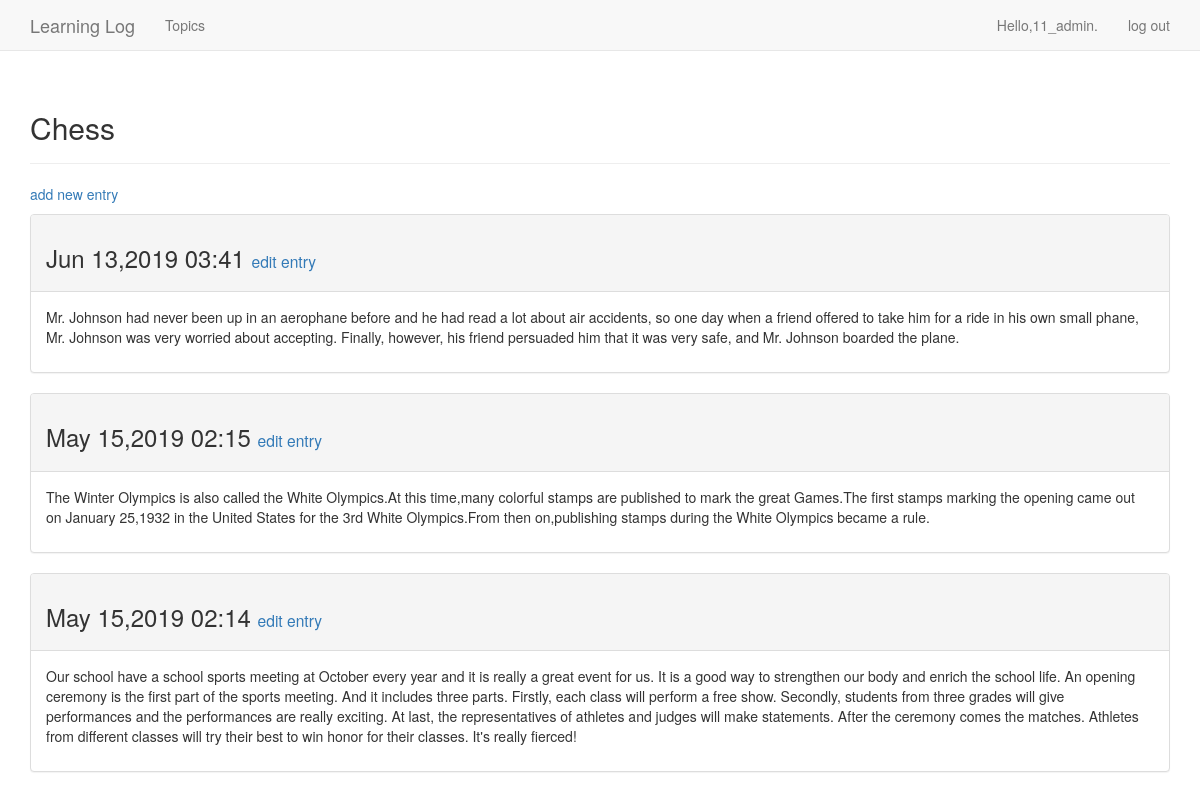
/topics/1 (signed in), run on the app's committed database.
### learning_logs/models.py (models this page shows, shortened)
class Topic(models.Model):
    text = models.CharField(max_length= 200)
    date_added = models.DateTimeField(auto_now_add=True)
    owner = models.ForeignKey(User)
    def __str__(self):
        return self.text

class Entry(models.Model):
    topic = models.ForeignKey(Topic, on_delete=models.CASCADE)
    text = models.TextField()
    date_added = models.DateTimeField(auto_now_add=True)
    class Meta:
        verbose_name_plural = 'entries'

### learning_logs/views.py (the view)
# urls.py: url(r'^topics/(?P<topic_id>\d+)$', views.topic, name='topic'),
@login_required
def topic(request, topic_id):
    topic = Topic.objects.get(id=topic_id)
    if topic.owner != request.user:
        raise Http404
    entries = topic.entry_set.order_by('-date_added')
    context = {'topic': topic, 'entries': entries}
    return render(request, 'learning_logs/topic.html', context)

### learning_logs/templates/learning_logs/topic.html
{% extends 'learning_logs/base.html' %}
{% block header %}
  <h2>{{ topic }}</h2>
{% endblock header %}
{% block content %}
  <p>
      <a href="{% url 'learning_logs:new_entry' topic.id %}">add new entry</a>
  </p>
      {% for entry in entries %}
        <div class="panel panel-default">
            <div class="panel-heading">
                <h3>
                    {{ entry.date_added|date:'M d,Y h:i' }}
                    <small>
                        <a href="{% url 'learning_logs:edit_entry' entry.id %}">edit entry</a>
                    </small>
                </h3>
            </div>
            <div class="panel-body">
                {{ entry.text|linebreaks }}
            </div>
        </div>
      {% empty %}
            There are no entries for this topic yet.
      {% endfor %}
{% endblock content %}

### learning_logs/templates/learning_logs/base.html (shortened to what this page needs)
{% load bootstrap3 %}
<!DOCTYPE html>
<html lang="en">
  <head>
      {% bootstrap_css %}
  </head>
  <body>
      <nav class="navbar navbar-default navbar-static-top">
          <div class="container">
              <div class="navbar-header">
                  <a class="navbar-brand" href="{% url 'learning_logs:index' %}">
                      Learning Log</a>
              </div>
              <div id="navbar" class="navbar-collapse collapse">
                  <ul class="nav navbar-nav">
                      <li><a href="{% url 'learning_logs:topics' %}">Topics</a></li>
                  </ul>
                  <ul class="nav navbar-nav navbar-right">
                      {% if user.is_authenticated %}
                        <li><a>Hello,{{ user.username }}.</a></li>
                        <li><a href="{% url 'users:logout' %}">log out</a></li>
                      {% else %}
                        <li><a href="{% url 'users:register' %}">register</a></li>
                        <li><a href="{% url 'users:login' %}">log in</a></li>
                      {% endif %}
                  </ul>
              </div>
          </div>
      </nav>
      <div class="container">
          <div class="page-header">
              {% block header %}{% endblock header %}
          </div>
          <div>
              {% block content %}{% endblock content %}
          </div>
      </div>
  </body>
</html>

### data on the page
Topic: text "Chess"
Entry: date_added "Jun 13,2019 03:41", text "Mr. Johnson had never been up in an aerophane before and he had read a lot about air accidents, so one day when a friend offered to take him for a ride in his own small phane, Mr. Johnson was very worried about accepting. Finally, however, his friend persuaded him that it was very safe, and Mr. Johnson boarded the plane."
Entry: date_added "May 15,2019 02:15", text "The Winter Olympics is also called the White Olympics.At this time,many colorful stamps are published to mark the great Games.The first stamps marking the opening came out on January 25,1932 in the United States for the 3rd White Olympics.From then on,publishing stamps during the White Olympics became a rule."
Entry: date_added "May 15,2019 02:14", text "Our school have a school sports meeting at October every year and it is really a great event for us. It is a good way to strengthen our body and enrich the school life. An opening ceremony is the first part of the sports meeting. And it includes three parts. Firstly, each class will perform a free show. Secondly, students from three grades will give performances and the performances are really exciting. At last, the representatives of athletes and judges will make statements. After the ceremony comes the matches. Athletes from different classes will try their best to win honor for their classes. It's really fierced!"

### other printed values
{{ user.username }} "11_admin"
